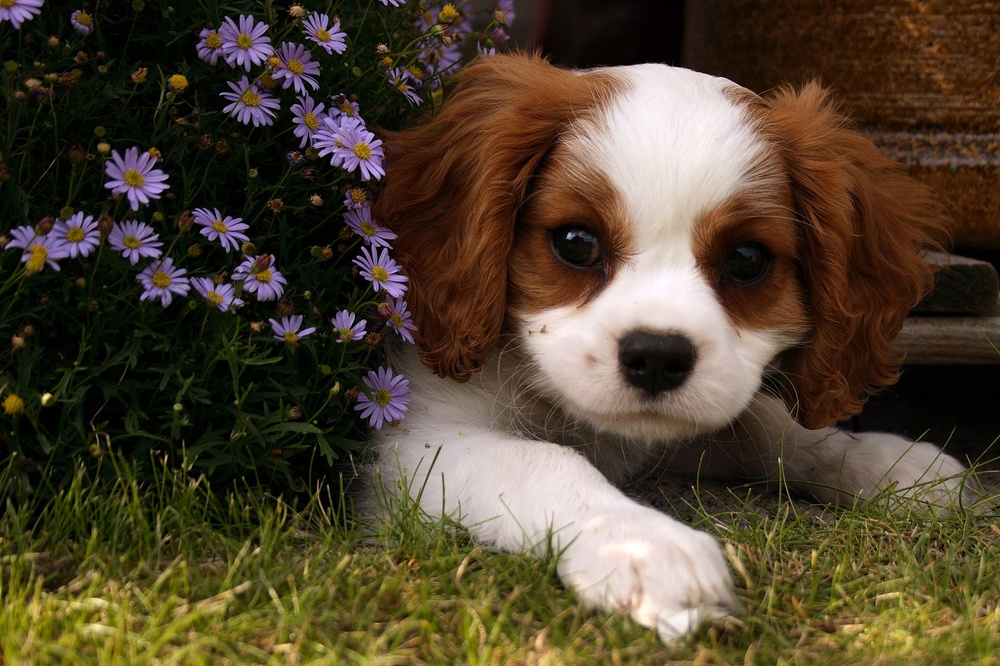
#> input picture Linear Algebra/dog.jpg, 1000 x 666 px, shrunk from 1600 x 1066 before the run
$ jupyter execute SVD_COMPRESSION_NOTEBOOK.ipynb
#> lines starting #> are read from the running program, lines starting #| are printed output that depends on the picture; long printed decimals are rounded
[cell 1]
import cv2
import numpy as np
import matplotlib.pyplot as plt

[cell 2]
img = cv2.imread('dog.jpg')
#> img is the input picture: shape (666, 1000, 3); mean B, G, R 48.2, 67.4, 80.6

gray_image = cv2.cvtColor(img, cv2.COLOR_BGR2GRAY)
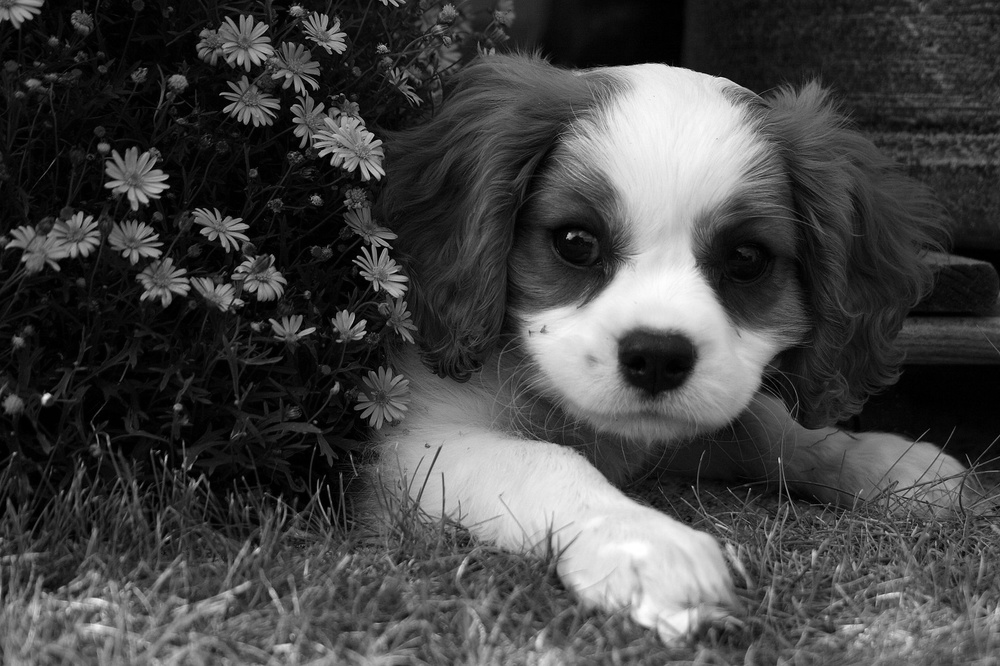
#> gray_image: shape (666, 1000); min 0, max 255, mean 69.2

[cell 3]
gray_image = gray_image.astype(np.float64)

[cell 4]
#SVD
U, s, V = np.linalg.svd(gray_image, full_matrices=False)
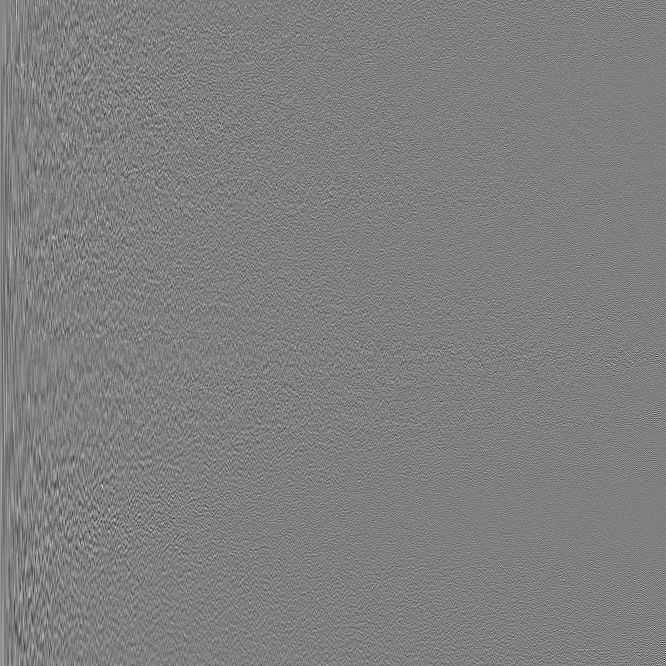
#> U: shape (666, 666) float64; min -0.311, max 0.31, mean 8.88e-05; drawn with min black and max white
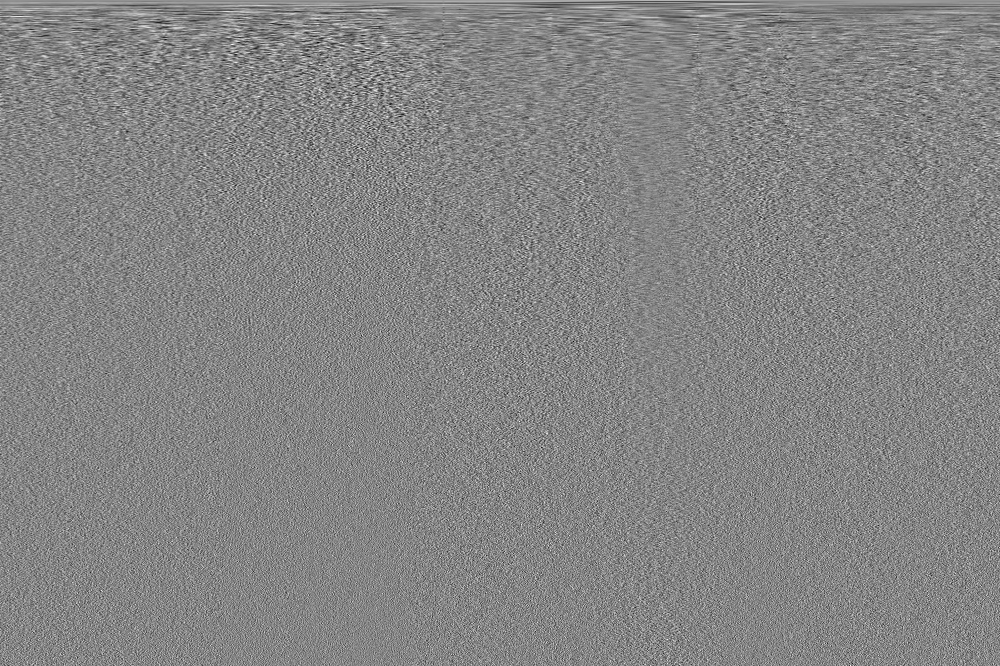
#> V: shape (666, 1000) float64; min -0.171, max 0.156, mean 8.25e-05; drawn with min black and max white
#> s = 666 values, max 65898.4 at index 0, min 20.15 at index 665, mean 616.9
print(f"U.shape:{U.shape}, s.shape:{s.shape}, V.shape: {V.shape}")
#| U.shape:(666, 666), s.shape:(666,), V.shape: (666, 1000)

[cell 5]
top_10_singular_values = s[:10]
#> top_10_singular_values = [65898.4, 22909.4, 17522.8, 11878.2, 8321.4, 7024.9, 6532.5, 5969.4, 4691.7, 4555.7]
print("Top 10 Singular Values: \n", top_10_singular_values)
#| Top 10 Singular Values:
#|  [65898.445 22909.394  17522.819 11878.227
#|   8321.395  7024.922  6532.545   5969.418
#|   4691.703  4555.707]

[cell 6]
plt.plot(range(1, len(s) + 1), s, 'r-')
plt.xlabel("Rankings")
plt.ylabel("Singular Values")
plt.title("Singular Values versus their Rankings")
plt.savefig("Singular_values_vs_rankings.png")
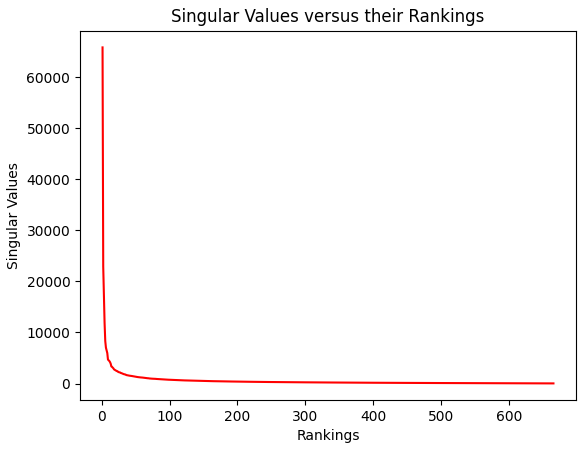
#> figure drawn by matplotlib, 1 panel; curve peaks at x = 1, y = 65898.4
plt.show()

[cell 7]
k_values = [10, 50, 100]

plt.figure(figsize=(12,6))

for i in range(len(k_values)):
    low_rank = U[:, :k_values[i]] @ np.diag(s[:k_values[i]]) @ V[:k_values[i], :]
    plt.subplot(2,3,i+1),
    plt.imshow(low_rank, cmap='gray'),
    plt.title(f"For K value = {k_values[i]}")
    plt.savefig("Reconstruction_with_k_values.png")
#> this loop made 3 passes
#> pass 1, `low_rank = U[:, :k_values[i]] @ np.diag(s[:k_values[i]]) @ V[:k_values..`:
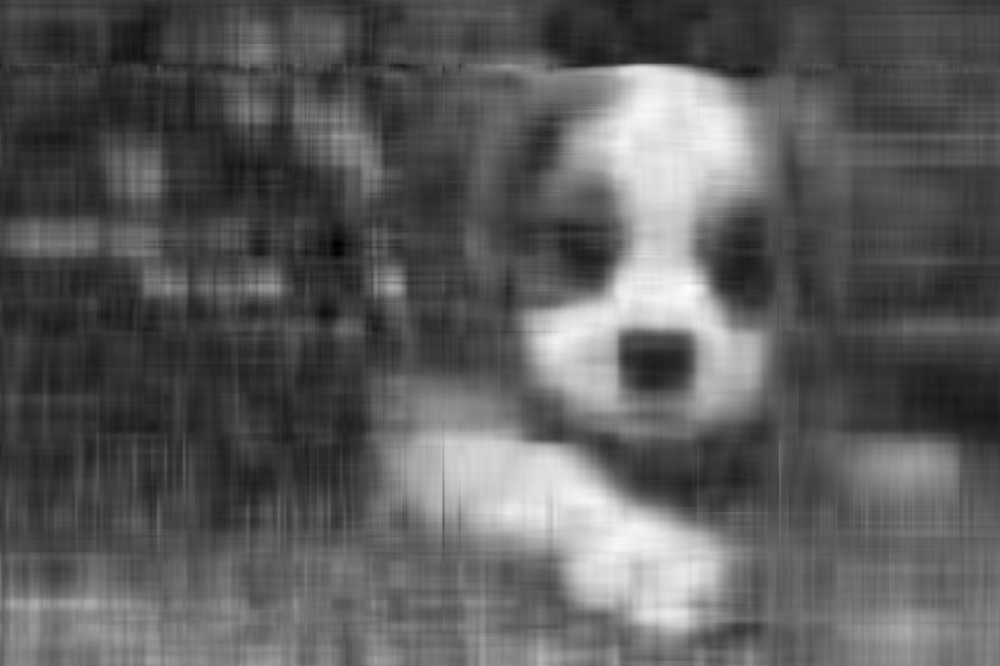
#> low_rank: shape (666, 1000) float64; min -44.9, max 269.4, mean 69.2; drawn with min black and max white
#> pass 2, `low_rank = U[:, :k_values[i]] @ np.diag(s[:k_values[i]]) @ V[:k_values..`:
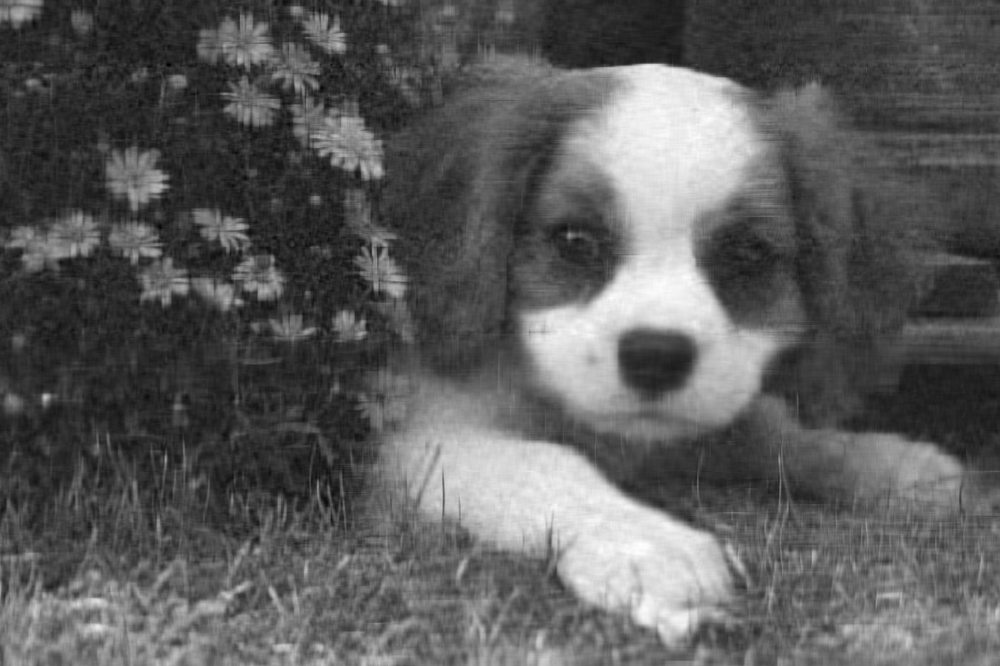
#> low_rank: shape (666, 1000) float64; min -38.7, max 259.8, mean 69.2; drawn with min black and max white
#> pass 3, `low_rank = U[:, :k_values[i]] @ np.diag(s[:k_values[i]]) @ V[:k_values..`:
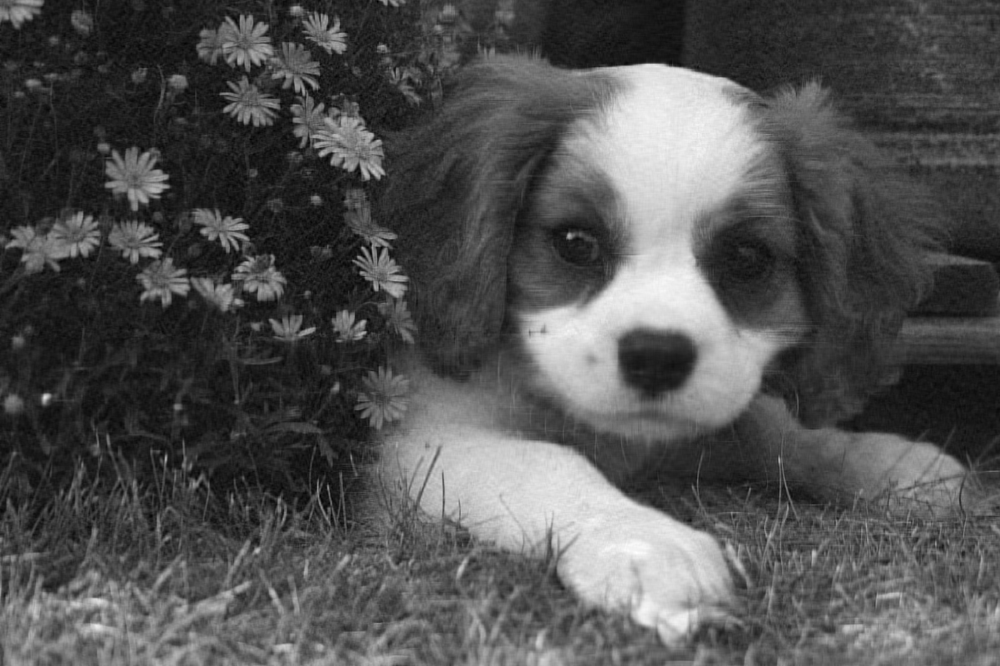
#> low_rank: shape (666, 1000) float64; min -24.1, max 265.4, mean 69.2; drawn with min black and max white
